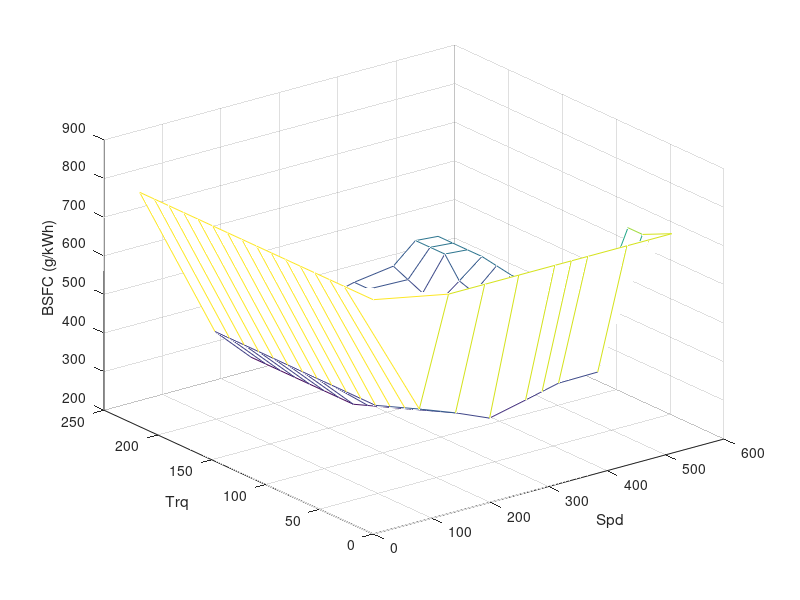
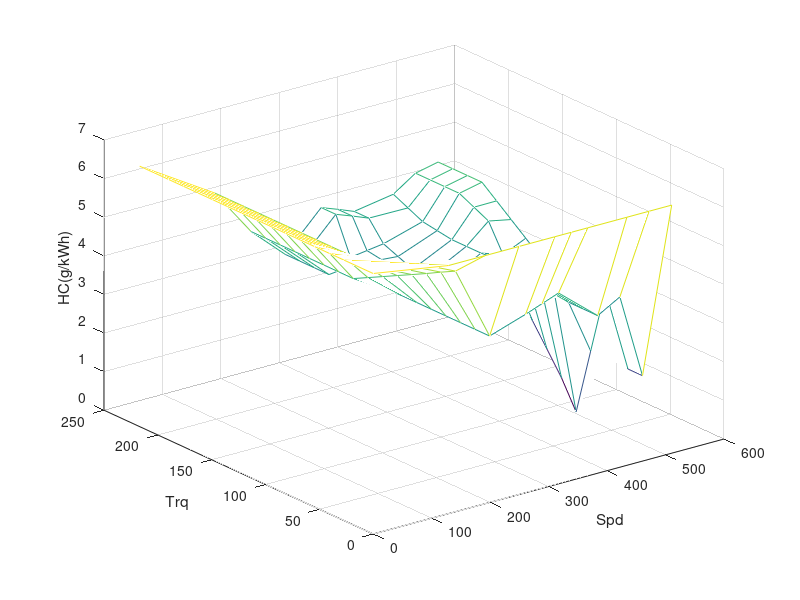
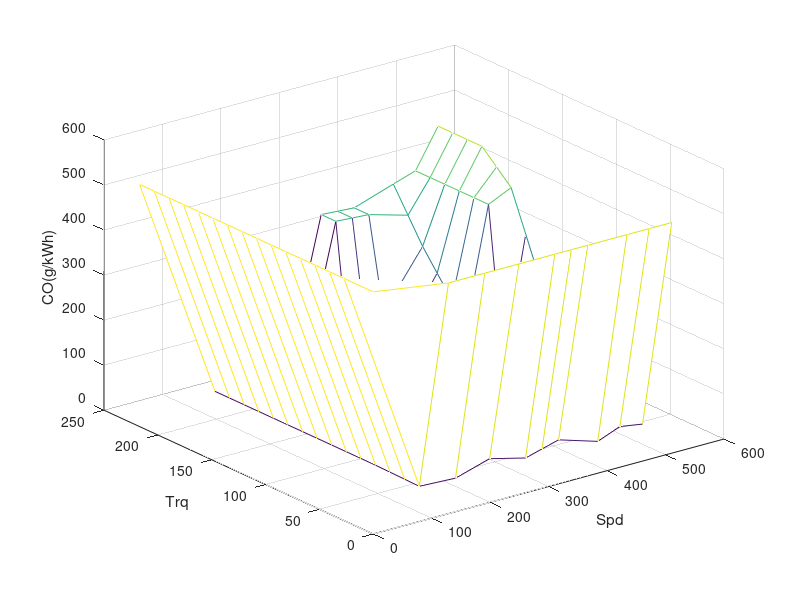
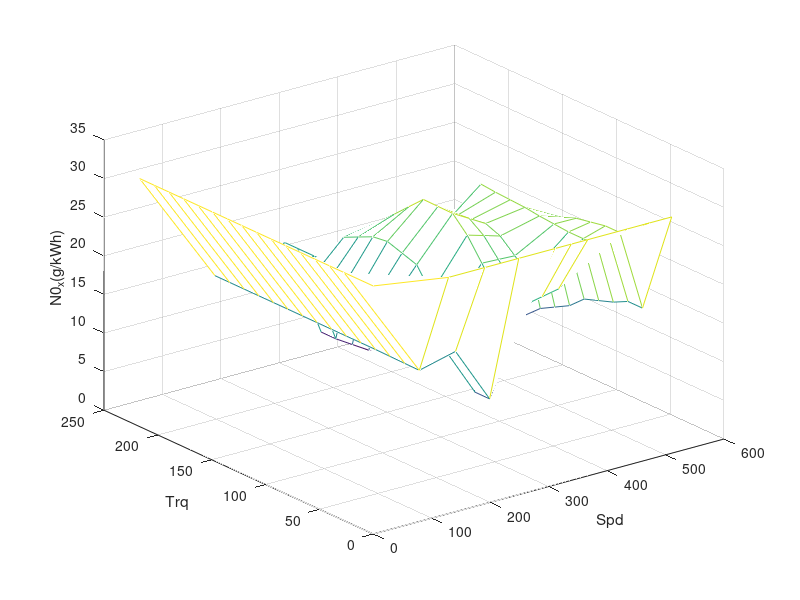

Write the MATLAB code that produced these figures, in order.
% ADVISOR Data file:  FC_SI102_emis.m
%
% Data source: Dill Murrell, JDM Associates, under contract to 
% Argonne National Laboratory. FTP Revision Project. 
%
% Data confidence level:  
%
% Notes: 
% This file loads the variables associated with a Dodge Caravan engine,
% a 3.0 L, 6-cyl., 136 hp, 1991 model year.
% Maximum Power 102 kW @ 4875 rpm
% Peak Torque 217 Nm @ 4143 rpm
%
% WARNING:  This data comes from transient testing on the FTP and is
% only appropriate to model transient-operation engines.
%
% Created on:  06/23/98
% By:  Tony Markel, National Renewable Energy Laboratory, Tony_Markel@nrel.gov
%
% Revision history at end of file.
a = 1.05;
fig_on = 1;

%%%%%%%%%%%%%%%%%%%%%%%%%%%%%%%%%%%%%%%%
% SPEED & TORQUE RANGES over which data is defined
%%%%%%%%%%%%%%%%%%%%%%%%%%%%%%%%%%%%%%%%
% (rad/s), speed range of the engine
eng_consum_spd =[0 128.8 190.7 249 310.5 338.7 366.9 433.9 471.8 510.5];
eng_consum_spd_old = eng_consum_spd;
% (N*m), torque range of the engine
eng_consum_trq =  [0 27.1 40.6 54.2 67.7 81.3 94.8 108.4 122 135.5 149.1 162.6 176.2 ...
      189.7 203.3 216.9];

%%%%%%%%%%%%%%%%%%%%%%%%%%%%%%%%%%%%%%%%
% FUEL USE AND EMISSIONS MAPS
%%%%%%%%%%%%%%%%%%%%%%%%%%%%%%%%%%%%%%%%
% (g/s), fuel use map indexed vertically by fc_map_spd and 
% horizontally by fc_map_trq
eng_bsfc = [
436.14	421.94	407.74	393.54	393.54	393.54	393.54	393.54	393.54	393.54	393.54	393.54	393.54	393.54	393.54
400.86	386.66	372.46	358.26	344.07	329.87	315.67	301.47	301.47	301.47	301.47	301.47	301.47	301.47	301.47
363.32	363.32	352.92	347.72	342.52	332.13	326.93	321.73	311.33	306.13	300.93	288.46	288.46	288.46	288.46
384.94	384.94	384.94	368.08	351.22	337.93	333.63	329.33	323.58	321.79	320   	319.91	319.83	401.06	401.06
395.25	395.25	395.25	370.95	346.65	325.11	319.32	313.54	311.03	314.14	317.25	328.48	339.71	412.22	412.22
405.56	405.56	405.56	373.82	342.08	312.28	305.02	297.75	298.49	306.49	314.5 	337.04	359.59	423.38	423.38
406.85	406.85	406.85	394.57	382.3	   371.68	369.71	367.74	370.48	375.2  	379.91	391.39	402.87	420.29	437.71
592.04	592.04	554.46	516.87	460.66	442.04	423.41	413.32	403.23	410.21	423.18	436.14	488.45	488.45	488.45
731.92	731.92	572.15	539.11	506.07	477.45	472.51	467.57	468.93	470.29	476.89	483.5 	483.5 	483.5 	483.5];

eng_bsfc = [a*ones(size(eng_bsfc(:,1)))*max(max(eng_bsfc)), eng_bsfc];  % add in a column for zero torque
eng_bsfc = [a*ones(size(eng_bsfc(1,:)))*max(max(eng_bsfc)); eng_bsfc];  % add in a column for zero speed


% (g/s), engine out HC emissions indexed vertically by fc_map_spd and
% horizontally by fc_map_trq
fc_hc_map_gpkWh = [
6.12	5.92	5.72	5.52	5.52	5.52	5.52	5.52	5.52	5.52	5.52	5.52	5.52	5.52	5.52
5.68	5.48	5.27	5.07	4.87	4.67	4.47	4.27	4.27	4.27	4.27	4.27	4.27	4.27	4.27
3.76	3.76	3.76	3.76	3.76	3.76	3.76	3.76	3.76	3.76	3.76	3.44	3.44	3.44	3.44
4.07	4.07	4.07	4  	3.93	3.83	3.78	3.73	3.63	3.585	3.54	3.5	3.46	4.4	4.4
4.23	4.23	4.23	4.035	3.84	3.63	3.56	3.49	3.41	3.405	3.4	3.46	3.52	4.24	4.24
4.39	4.39	4.39	4.07	3.75	3.43	3.335	3.24	3.19	3.23	3.27	3.425	3.58	4.07	4.07
3.53	3.53	3.53	3.645	3.76	3.8	3.795	3.79	3.76	3.76	3.76	3.82	3.88	4.06	4.24
3.86	3.86	2.11	0.36	1.07	1.64	2.21	2.885	3.56	4.26	4.445	4.63	4.63	4.63	4.63
1.66	1.66	2.13	2.36	2.59	3.06	3.29	3.52	3.83	4.14	4.45	4.76	4.76	4.76	4.76];

fc_hc_map_gpkWh = [a*ones(size(fc_hc_map_gpkWh(:,1)))*max(max(fc_hc_map_gpkWh)), fc_hc_map_gpkWh];
fc_hc_map_gpkWh = [a*ones(size(fc_hc_map_gpkWh(1,:)))*max(max(fc_hc_map_gpkWh)); fc_hc_map_gpkWh];  % add in a column for zero speed

% (g/s), engine out CO emissions indexed vertically by fc_map_spd and
% horizontally by fc_map_trq
fc_co_map_gpkWh = [
30.88	31.6	32.32	33.04	 33.04 33.04  33.04	33.04	 33.04	33.04	  33.04	33.04	 33.04  33.04   33.04
27.19	27.91	28.62	29.34  30.06 30.78  31.5	32.21	 32.21	32.21	  32.21	32.21	 32.21  32.21   32.21
49.9	49.9	48.09	46.825 45.56 42.31  40.32	38.33	 33.63	30.92	  28.21	20.76	 20.76  20.76   20.76
29.83	29.83	29.83	33.35	 36.87 34.51  30.87	27.23	 17.93	15.455  12.98	30.53	 48.08  361.62  361.62
40.07	40.07	40.07	43.235 46.4	 36.39  29.895	23.4	 16.84	22.35	  27.86	64.495 101.13 359.17  359.17
50.32	50.32	50.32	53.125 55.93 38.27  28.92	19.57	 15.75	29.245  42.74	98.46	 154.18 356.71  356.71
23.36	23.36	23.36	29.575 35.79 57.71  74.075	90.44	 133.98	161.145 188.31	232.94 277.57 331.805 386.04
42.98	42.98	34.9	26.82  23.41 28.08  32.75	48.89	 65.03	402.14  402.14	402.14 402.14 402.14  402.14
34.8	34.8	26.82	25.115 23.41 100.74 174.64	248.54 337.135	425.73  456.71	487.69 487.69 487.69  487.69];

fc_co_map_gpkWh = [a*ones(size(fc_co_map_gpkWh(:,1)))*max(max(fc_co_map_gpkWh)), fc_co_map_gpkWh];
fc_co_map_gpkWh  = [a*ones(size(fc_co_map_gpkWh(1,:)))*max(max(fc_co_map_gpkWh)); fc_co_map_gpkWh];  % add in a column for zero speed

% (g/s), engine out NOx emissions indexed vertically by fc_map_spd and
% horizontally by fc_map_trq
fc_nox_map_gpkWh = [
16.82	16.85	16.88	 16.91	16.91	16.91	 16.91	16.91	16.91	16.91	 16.91 16.91  16.91	16.91	16.91
18	   18.08	18.15	 18.23	18.3	18.38	 18.45	18.53	18.53	18.53	 18.53 18.53  18.53	18.53	18.53
10.66	10.66	16.54	 18.71	20.88	23.69	 24.325	24.96	24.7	23.8	 22.9	 18.71  18.71	18.71	18.71
21.61	21.61	21.61	 24.37	27.13	29.08	 29.11	29.14	27.33	25.485 23.64 19.715 15.79	5.88	5.88
22.05	22.05	22.05	 24.275	26.5	27.85	 27.67	27.49	25.44	23.565 21.69 17.86  14.03	4.56	4.56
22.48	22.48	22.48	 24.17	25.86	26.61	 26.23	25.85	23.55	21.645 19.74 16.01  12.28	3.25	3.25
26.75	26.75	26.75	 26.915	27.08	27.33	 27.44	27.55	27.73	17.27	 6.81	 4.845  2.88	2.97	3.06
27.63	27.63	27.255 26.88	26.13	25.745 25.36	24.82	24.28	6.72	 4.84	 2.96	  3.02	3.02	3.02
17.05	17.05	16.09	 15.42	14.75	13.03	 11.975	10.92	9.22	7.52	 5.485 3.45	  3.45	3.45	3.45];

fc_nox_map_gpkWh  = [a*ones(size(fc_nox_map_gpkWh(:,1)))*max(max(fc_nox_map_gpkWh)), fc_nox_map_gpkWh];
fc_nox_map_gpkWh  = [a*ones(size(fc_nox_map_gpkWh(1,:)))*max(max(fc_nox_map_gpkWh)); fc_nox_map_gpkWh];  % add in a column for zero speed

% (g/s), engine out PM emissions indexed vertically by fc_map_spd and
% horizontally by fc_map_trq
fc_pm_map_gpkWh=zeros(size(eng_bsfc));

% (g/s), engine out O2 indexed vertically by fc_map_spd and
% horizontally by fc_map_trq
fc_o2_map=zeros(size(eng_bsfc));

% convert g/kWh to g/s
[T,w]=meshgrid(eng_consum_trq, eng_consum_spd);
fc_map_kW = T.*w/1000;   % To kW
eng_consum_fuel=  eng_bsfc.*fc_map_kW/3600;
eng_consum_fueleng_consum_fuel_raw = eng_consum_fuel;
fc_co_map=  fc_co_map_gpkWh.*fc_map_kW/3600;
fc_nox_map= fc_nox_map_gpkWh.*fc_map_kW/3600;
fc_hc_map= fc_hc_map_gpkWh.*fc_map_kW/3600;
fc_pm_map= fc_pm_map_gpkWh.*fc_map_kW/3600;

%%%%%%%%%%%%%%%%%%%%%%%%%%%%%%%%%%%%%%%%
% LIMITS
%%%%%%%%%%%%%%%%%%%%%%%%%%%%%%%%%%%%%%%%
% (N*m), max torque curve of the engine indexed by fc_map_spd
eng_max_trq= [67.8 67.8 122.0 187.1 214.2 214.2 214.2 216.9 199.3 199.3];
eng_map_spd = eng_consum_spd;

%%%%%%%%%%%%%%%%%%%%%%%%%%%%%%%%%%%%%%%%
% STUFF THAT SCALES WITH TRQ & SPD SCALES (MASS AND INERTIA)
%%%%%%%%%%%%%%%%%%%%%%%%%%%%%%%%%%%%%%%%
fc_max_pwr=(max(eng_map_spd.*eng_max_trq)/1000); % kW     peak engine power

fc_base_mass=1.8*fc_max_pwr;            % (kg), mass of the engine block and head (base engine)
                                        %       mass penalty of 1.8 kg/kW from 1994 OTA report, Table 3 
fc_acc_mass=0.8*fc_max_pwr;             % kg    engine accy's, electrics, cntrl's - assumes mass penalty of 0.8 kg/kW (from OTA report)
fc_fuel_mass=0.6*fc_max_pwr;            % kg    mass of fuel and fuel tank (from OTA report)
fc_mass=fc_base_mass+fc_acc_mass+fc_fuel_mass; % kg  total engine/fuel system mass

fc_max_pwr_initial_kW = 102;
%%%%%%%%%%%%%%%%%%%%%%%%%%%%%%%%%%%%%%%%
% OTHER DATA
%%%%%%%%%%%%%%%%%%%%%%%%%%%%%%%%%%%%%%%%
% fc_fuel_den=0.749*1000; % (g/l), density of the fuel 
% fc_fuel_lhv=42.6*1000; % (J/g), lower heating value of the fuel

% figure; clf;
% [C,h] = contourf(eng_consum_spd*rads2rpm, eng_consum_trq, eng_bsfc', [216 300:10:350, 275, 350:25:800]);
% clabel(C,h, 'fontsize', 8);
% hold on;
% plot(eng_map_spd*rads2rpm, eng_max_trq, 'k', 'linewidth', 2);

% plot(We_optbsfc*rads2rpm, Te_optbsfc, 'ro-', 'markersize', 3, 'markerf', 'r');

%% ==============================
% figure; clf;
% mesh(eng_consum_spd, eng_consum_trq, eng_bsfc');
% xlabel('Spd');
% ylabel('Trq')
% zlabel('BSFC (g/kWh)');

%% ==============================
% figure; clf;
% mesh(eng_consum_spd, eng_consum_trq, eng_consum_fuel_raw');
% xlabel('Spd');
% ylabel('Trq')
% zlabel('Fuel Rate (g/s)');
%~~~~~~~~~~~~~~~~~~~~~~~~~~~~~~~~~~~~~~~~~~~~~~~~~~~~~~~~~~~~~%
% Define all Variables for DP
%~~~~~~~~~~~~~~~~~~~~~~~~~~~~~~~~~~~~~~~~~~~~~~~~~~~~~~~~~~~~~%
W_eng_min = 0;  % changed to let the engine opperate at low speeds
W_eng_max = max(eng_consum_spd); 
Te_min =  eng_consum_trq(1); % careful here..
ave_fuel = mean(mean(eng_bsfc));
ave_NOx = mean(mean(fc_nox_map_gpkWh));
ave_HC = mean(mean(fc_hc_map_gpkWh));
ave_CO = mean(mean(fc_co_map_gpkWh));
%~~~~~~~~~~~~~~~~~~~~~~~~~~~~~~~~~~~~~~~~~~~~~~~~~~~~~~~~~~~~~%
% Define all Variables for DP
%~~~~~~~~~~~~~~~~~~~~~~~~~~~~~~~~~~~~~~~~~~~~~~~~~~~~~~~~~~~~~%

if fig_on == 1
    %% ==============================
    figure; clf;
    mesh(eng_consum_spd, eng_consum_trq, eng_bsfc');
    xlabel('Spd');
    ylabel('Trq')
    zlabel('BSFC (g/kWh)');
    
    %% ==============================
    figure; clf;
    mesh(eng_consum_spd, eng_consum_trq,fc_hc_map_gpkWh');
    xlabel('Spd');
    ylabel('Trq')
    zlabel('HC(g/kWh)');
    
    %% ==============================
    figure; clf;
    mesh(eng_consum_spd, eng_consum_trq,fc_co_map_gpkWh');
    xlabel('Spd');
    ylabel('Trq')
    zlabel('CO(g/kWh)');
    %% ==============================
    figure; clf;
    mesh(eng_consum_spd, eng_consum_trq,fc_nox_map_gpkWh');
    xlabel('Spd');
    ylabel('Trq')
    zlabel('N0_x(g/kWh)');
    
end